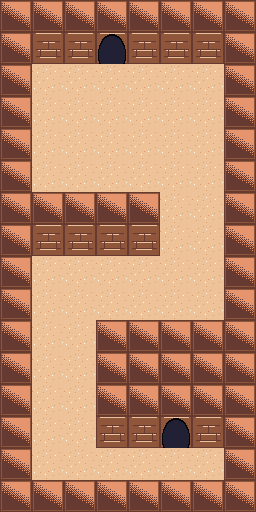

A level layout from a 2D game, rendered from its tile map. Below: a short description, then the map file with its tile-grid data intact:
An orthogonal 8x16 tile map with 32x32 px tiles, 1 tile layer (Tile Layer 1).

<map version="1.0" tiledversion="1.0.3" orientation="orthogonal" renderorder="right-down" width="8" height="16" tilewidth="32" tileheight="32" nextobjectid="1">
 <tileset firstgid="1" source="tileset.tsx" />
 <layer name="Tile Layer 1" width="8" height="16">
  <data encoding="csv">
1,1,1,1,1,1,1,1,
1,3,3,4,3,3,3,1,
1,2,2,2,2,2,2,1,
1,2,2,2,2,2,2,1,
1,2,2,2,2,2,2,1,
1,2,2,2,2,2,2,1,
1,1,1,1,1,2,2,1,
1,3,3,3,3,2,2,1,
1,2,2,2,2,2,2,1,
1,2,2,2,2,2,2,1,
1,2,2,1,1,1,1,1,
1,2,2,1,1,1,1,1,
1,2,2,1,1,1,1,1,
1,2,2,3,3,4,3,1,
1,2,2,2,2,2,2,1,
1,1,1,1,1,1,1,1
</data>
 </layer>
</map>
